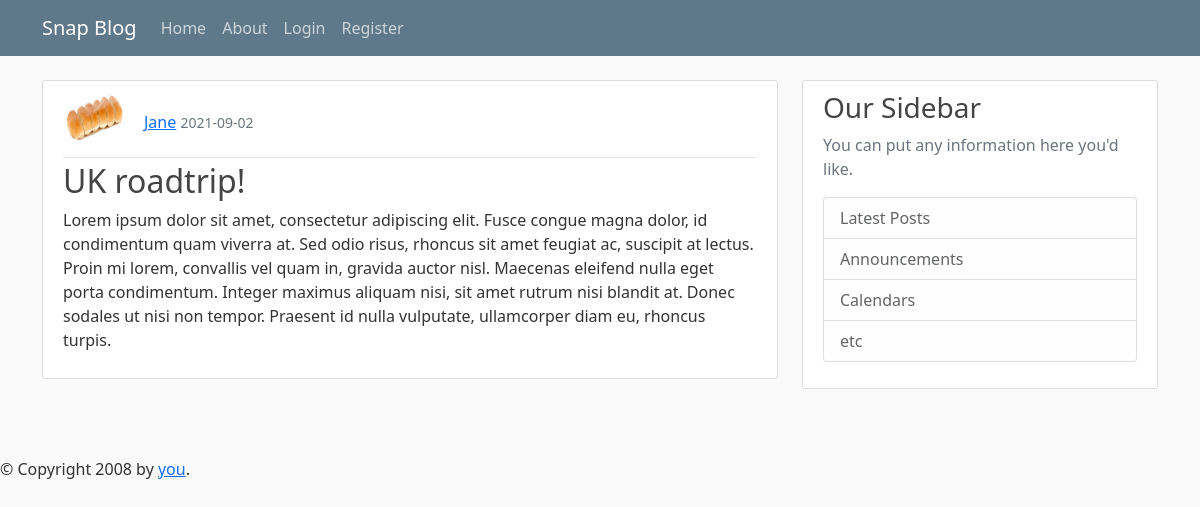
Before: /post/10/ with the older database file.
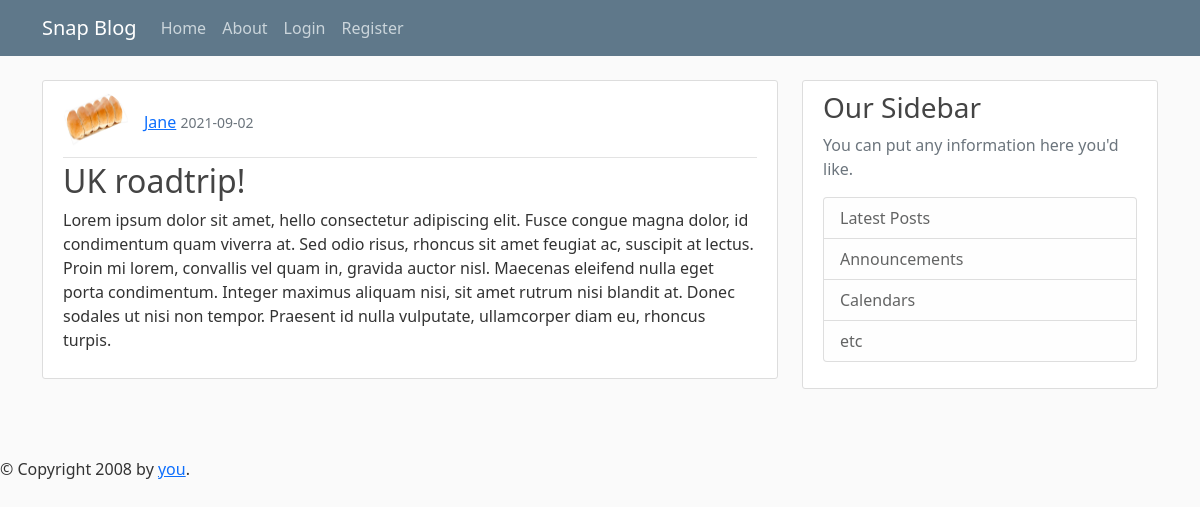
After: the same page with the newer database file.
### snapApp/models.py (models this page shows, shortened)
class Post(db.Model):
    id = db.Column(db.Integer, primary_key=True)
    title = db.Column(db.String(100), nullable=False)
    date_posted = db.Column(db.DateTime, nullable=False, default=datetime.utcnow)
    content = db.Column(db.Text, nullable=False)
    user_id = db.Column(db.Integer, db.ForeignKey('user.id'), nullable=False)

### snapApp/posts/routes.py (the view)
@posts.route('/post/<int:post_id>/')
def post(post_id):
    post = Post.query.get_or_404(post_id)
    return render_template('post.html', title=post.title, post=post)

### snapApp/templates/post.html (shortened to what this page needs)
{% extends "base.html" %}
{% block content %}
        <article class="media content-section">
          <div class="media-body">
            <div class="article-metadata">
              <img class="rounded-circle article-img" src="{{ url_for('static', filename='img/' + post.author.image_file ) }}"><a class="mr-2" href="{{ url_for('users.user_posts', username=post.author.username) }}">{{ post.author.username }}</a>
              <small class="text-muted">{{ post.date_posted.strftime('%Y-%m-%d') }}</small>
            </div>
            <h2 class="article-title">{{ post.title }}</h2>
            <p class="article-content">{{ post.content }}</p>
          </div>
        </article>
{% endblock content %}

Changed rows visible on the page:
changed Post "UK roadtrip!": content "…ipsum dolor sit amet, consectetur adipiscing elit. Fusce…" → "…ipsum dolor sit amet, hello consectetur adipiscing elit. Fusce…"
